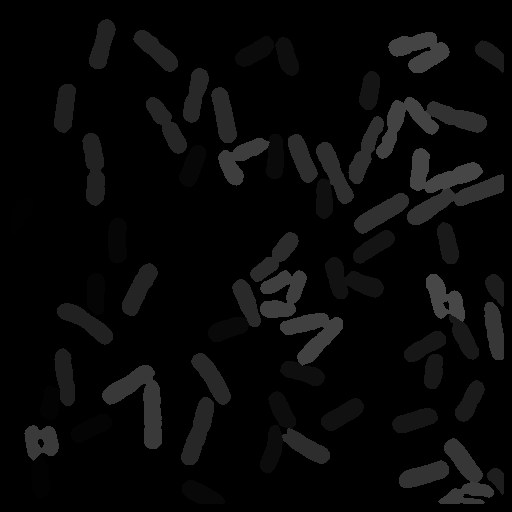
#> input picture FISH/raw_annotations/raw_masks/0009.png, 512 x 512 px, found by its file name
$ jupyter execute --allow-errors enhance_exper.ipynb   (shell and % lines are left out)   (older library calls are emulated)
#> lines starting #> are read from the running program, lines starting #| are printed output that depends on the picture
### utils/dirtools.py
import os
import glob
import random


# [23 lines left out: function create_image_lists, not called in this run]


def write_path_files(file_path, list):
    with open(file_path, 'w') as myfile:
        for line in list:
            myfile.write(line + '\n')


# [4 lines left out: function write_path_files2, not called in this run]


def setup_working_directories(config_vars):
    ## Expected raw data directories:
    config_vars["raw_images_dir"] = os.path.join(config_vars["root_directory"], 'raw_images/')
    config_vars["raw_annotations_dir"] = os.path.join(config_vars["root_directory"], 'raw_annotations/')

    ## Transformed data directories:
    config_vars["normalized_images_dir"] = os.path.join(config_vars["root_directory"], 'norm_images/')
    config_vars["boundary_labels_dir"] = os.path.join(config_vars["root_directory"], 'boundary_labels/')

    return config_vars


def read_data_partitions(config_vars, load_augmented=True):
    with open(config_vars["path_files_training"]) as f:
        training_files = f.read().splitlines()
        # if config_vars["max_training_images"] > 0:
        #     random.shuffle(training_files)
        #     training_files = training_files[0:config_vars["max_training_images"]]

    with open(config_vars["path_files_validation"]) as f:
        validation_files = f.read().splitlines()

    with open(config_vars["path_files_test"]) as f:
        test_files = f.read().splitlines()

    # Add augmented images to the training list
    if load_augmented:
        files = glob.glob(config_vars["root_directory"] + "norm_images/*_aug_*.png")
        files = [f.split("/")[-1] for f in files]
        if config_vars["max_training_images"] > 0:
            augmented = []
            for trf in training_files:
                augmented += [f for f in files if f.startswith(trf.split(".")[0])]
            training_files += augmented
        else:
            training_files += files

    partitions = {
        "training": training_files,
        "validation": validation_files,
        "test": test_files
    }

    return partitions


def setup_experiment(config_vars, tag):
    # Output dirs
    config_vars["experiment_dir"] = os.path.join(config_vars["root_directory"], "experiments/" + tag + "/out/")
    config_vars["probmap_out_dir"] = os.path.join(config_vars["experiment_dir"], "prob/")
    config_vars["labels_out_dir"] = os.path.join(config_vars["experiment_dir"], "segm/")

    ## Split files
    config_vars["path_files_training"] = os.path.join(config_vars["root_directory"], "experiments/" + tag, 'training.txt')
    config_vars["path_files_validation"] = os.path.join(config_vars["root_directory"], "experiments/" + tag, 'validation.txt')
    config_vars["path_files_test"] = os.path.join(config_vars["root_directory"], "experiments/" + tag, 'test.txt')

    # Files
    config_vars["model_file"] = config_vars["root_directory"] + "experiments/" + tag + "/model.hdf5"
    config_vars["csv_log_file"] = config_vars["root_directory"] + "experiments/" + tag + "/log.csv"

    # Make output directories
    os.makedirs(config_vars["experiment_dir"], exist_ok=True)
    os.makedirs(config_vars["probmap_out_dir"], exist_ok=True)
    os.makedirs(config_vars["labels_out_dir"], exist_ok=True)

    return config_vars

### utils/data_provider.py
import os
import os.path
import numpy as np

import skimage.io
import keras.preprocessing.image

import utils.augmentation


# [15 lines left out: function setup_working_directories, not called in this run]


def single_data_from_images(x_dir, y_dir, image_names, batch_size, bit_depth,
                            dim1, dim2, rescale_labels):
    ## Prepare image names
    x_image_names = [os.path.join(x_dir, f) for f in image_names]
    y_image_names = [os.path.join(y_dir, f) for f in image_names]
    ## Load all images in memory
    x = skimage.io.imread_collection(x_image_names).concatenate()
    y = skimage.io.imread_collection(y_image_names).concatenate()

    ## Crop the desired size
    x = x[:, 0:dim1, 0:dim2]
    x = x.reshape(-1, dim1, dim2, 1)
    ref_img = skimage.io.imread(os.path.join(y_dir, image_names[0]))
    if len(ref_img.shape) == 2:
        y = y[:, 0:dim1, 0:dim2]
        y = y.reshape(-1, dim1, dim2, 1)
    else:
        y = y[:, 0:dim1, 0:dim2, :]


    ## Setup Keras Generators
    rescale_factor = 1. / (2 ** bit_depth - 1)
    if (rescale_labels):
        rescale_factor_labels = rescale_factor
    else:
        rescale_factor_labels = 1

    gen_x = keras.preprocessing.image.ImageDataGenerator(rescale=rescale_factor)
    gen_y = keras.preprocessing.image.ImageDataGenerator(rescale=rescale_factor_labels)

    seed = 42
    stream_x = gen_x.flow(
        x,
        batch_size=batch_size,
        seed=seed
    )
    stream_y = gen_y.flow(
        y,
        batch_size=batch_size,
        seed=seed
    )
    flow = zip(stream_x, stream_y)

    return flow


# [235 lines left out: functions random_sample_generator, single_data_from_images_2, random_sample_generator_2, not called in this run]

### utils/metrics.py
import numpy as np
import skimage.segmentation
import skimage.io
import keras.backend as K
import tensorflow as tf

debug = False


def channel_precision(channel, name):
    # [10 lines left out: function precision_func, not called in this run]

    precision_func.__name__ = name
    return precision_func


def channel_recall(channel, name):
    # [7 lines left out: function recall_func, not called in this run]

    recall_func.__name__ = name
    return recall_func


## PROBMAP TO CONTOURS TO LABEL

# [145 lines left out: functions probmap_to_contour, contour_to_label, probmap_to_pred, pred_to_label, compare_two_labels, splits_and_merges_3_class and 1 more, not called in this run]

### enhance_exper.ipynb
[cell 1]

import os
import random
import shutil

import matplotlib.pyplot as plt
import numpy as np
import pandas as pd
import seaborn as sb

from tqdm import tqdm

import skimage.io
import skimage.segmentation
import skimage.morphology

import sys
__file__ = 'full_experiment.ipynb'
sys.path.append(os.path.dirname(os.path.dirname(os.path.abspath(__file__))))

import utils.dirtools  # utils package should has __init__.py in it
import utils.augmentation
import utils.model_builder
import utils.data_provider
import utils.metrics
import utils.objectives
import utils.evaluation

import keras.backend
import keras.callbacks
import keras.layers
import keras.models
import keras.optimizers
from keras import backend as K
import tensorflow as tf

from config import config_vars

[cell 2]
os.environ["CUDA_VISIBLE_DEVICES"] = "3"

# build session running on GPU 1
#> (the rest of this cell did not finish here and is left out)

[cell 3]
def warn(*args, **kwargs):
    pass
import warnings
warnings.warn = warn

[cell 4]
config_vars["root_directory"] = 'DATA/LineageTracking/'
experiment_name = '10'

[cell 5]
config_vars = utils.dirtools.setup_working_directories(config_vars)
config_vars = utils.dirtools.setup_experiment(config_vars, experiment_name)

[cell 6]
config_vars

[cell 7]
config_vars["rough_labels_dir"] = 'DATA/DNA_FISH/rough_labels/'

### PREPROCESS

[cell 8]
img = skimage.io.imread('DATA/FISH/raw_annotations/0009.png')
#> img is the input picture: shape (512, 512); min 0, max 71, mean 8.1

# make graph easier to look
inc = lambda x: x if x == 0 else x + 100
inc = np.vectorize(inc)
img = inc(img)
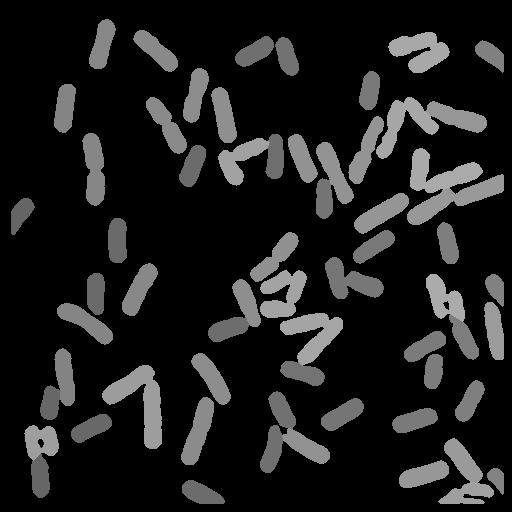
#> img: shape (512, 512); min 0, max 171, mean 29.2

plt.xticks([])
plt.yticks([])
plt.imshow(img)

#> (a cell that did not finish here is left out)

[cell 10]
# [14 lines left out: function preprocess_rough_label, not called in this run]

[cell 11]
os.makedirs(config_vars["normalized_images_dir"], exist_ok=True)
os.makedirs(config_vars["boundary_labels_dir"], exist_ok=True)

#> (a cell that did not finish here is left out)

[cell 13]
# segmentation to boundary

filelist = sorted(os.listdir(config_vars["raw_annotations_dir"]))
filelist = [x for x in filelist if x.endswith('png')]
total_objects = 0

# run over all raw images
for filename in tqdm(filelist):
    # GET ANNOTATION
    annot = skimage.io.imread(config_vars["raw_annotations_dir"] + filename)

    # label the annotations nicely to prepare for future filtering operation
    annot = skimage.morphology.label(annot)
    total_objects += len(np.unique(annot)) - 1

    # filter small objects, e.g. micronulcei
    annot = skimage.morphology.remove_small_objects(annot, min_size=config_vars["min_nucleus_size"])
    # find boundaries
    boundaries = skimage.segmentation.find_boundaries(annot)
    # make the boundary wider
    for k in range(2, config_vars["boundary_size"], 2):
        boundaries = skimage.morphology.binary_dilation(boundaries)

    # 3-CHANNEL BINARY LABEL
    # prepare buffer for binary label
    label_binary = np.zeros((annot.shape + (3,)))  # cannot use dtype=np.uint8 here
    # write binary label
    label_binary[(annot == 0) & (boundaries == 0), 0] = 1  # bg
    label_binary[(annot != 0) & (boundaries == 0), 1] = 1  # cell
    label_binary[boundaries == 1, 2] = 1  # boundary
    # Convert an image to unsigned byte format, with values in [0, 255]
    label_binary = skimage.img_as_ubyte(label_binary)
    # save it - converts image to range from 0 to 255
    skimage.io.imsave(config_vars["boundary_labels_dir"] + filename, label_binary)

print("Total objects: ",total_objects)

### TRAIN

#### Set Up Datasets

[cell 14]
# get all file names in norm_dir

file_list = os.listdir(config_vars["normalized_images_dir"])
image_list = [x for x in file_list if x.endswith("png")]
len(image_list)

[cell 15]
# NEED TO: set up train-valid split EVERY-TIME
def create_image_lists(dir_raw_images):
    file_list = os.listdir(dir_raw_images)
    image_list = [x for x in file_list if x.endswith("png")]
    image_list = sorted(image_list)

    image_list_train_aug = []
    image_list_test = []

    image_list_random = image_list
    random.shuffle(image_list_random)
    image_list_train = image_list_random[:50]
    image_list_validation = image_list_random[50:]

#     image_list_train = []
#     image_list_validation = image_list

    return image_list_train, image_list_test, image_list_validation, image_list_train_aug

[cell 16]
[list_training, list_test, list_validation, list_training_aug] = create_image_lists(
    config_vars["normalized_images_dir"],
#         config_vars["training_fraction"],
#         config_vars["validation_fraction"]
)

utils.dirtools.write_path_files(config_vars["path_files_training"], list_training)
utils.dirtools.write_path_files(config_vars["path_files_test"], list_test)
utils.dirtools.write_path_files(config_vars["path_files_validation"], list_validation)

data_partitions = utils.dirtools.read_data_partitions(config_vars, load_augmented=False)

##### data generator

[cell 17]
train_gen = utils.data_provider.random_sample_generator(
    config_vars["normalized_images_dir"],
#     config_vars["rough_labels_dir"],  # for 2 channels
    config_vars["boundary_labels_dir"],
    data_partitions["training"],
    config_vars["batch_size"],
    config_vars["pixel_depth"],
    config_vars["crop_size"],
    config_vars["crop_size"],
    config_vars["rescale_labels"]
)

#> (a cell that did not finish here is left out)


#### Traininig Model

[cell 19]
input_channel = 1

#> (a cell that did not finish here is left out)

[cell 21]
#loss = "categorical_crossentropy"
loss = utils.objectives.weighted_crossentropy

metrics = [keras.metrics.categorical_accuracy,
           utils.metrics.channel_recall(channel=0, name="background_recall"),
           utils.metrics.channel_precision(channel=0, name="background_precision"),
           utils.metrics.channel_recall(channel=1, name="interior_recall"),
           utils.metrics.channel_precision(channel=1, name="interior_precision"),
           utils.metrics.channel_recall(channel=2, name="boundary_recall"),
           utils.metrics.channel_precision(channel=2, name="boundary_precision"),
          ]

$ run again, with FISH/raw_annotations/raw_masks/0000.png copied over FISH/raw_annotations/raw_masks/0009.png
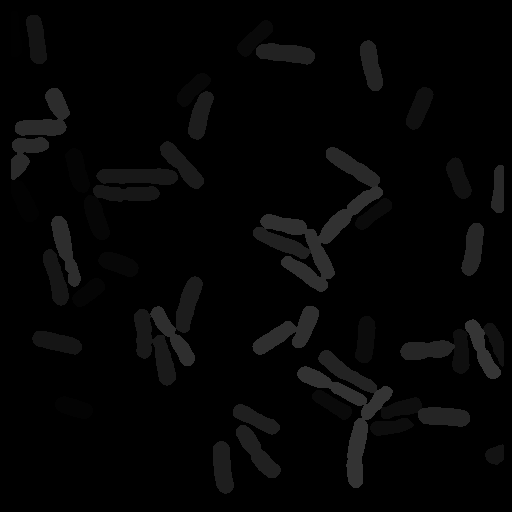
#> input picture FISH/raw_annotations/raw_masks/0000.png, 512 x 512 px, found by its file name
#> img is the input picture: shape (512, 512); min 0, max 53, mean 4.7
#> `img = inc(img)`:
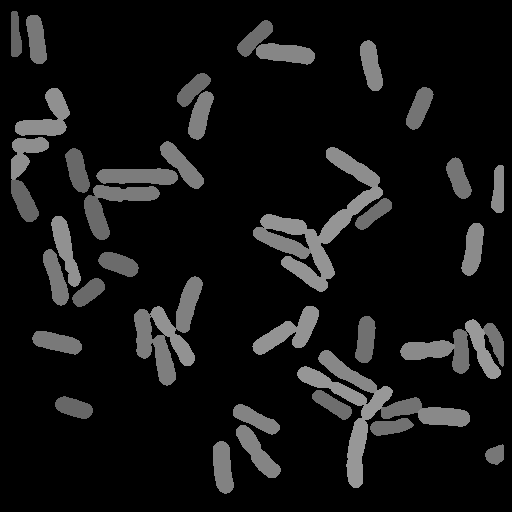
#> img: shape (512, 512); min 0, max 153, mean 20.4

$ run again, with FISH/raw_annotations/raw_masks/0001.png copied over FISH/raw_annotations/raw_masks/0009.png
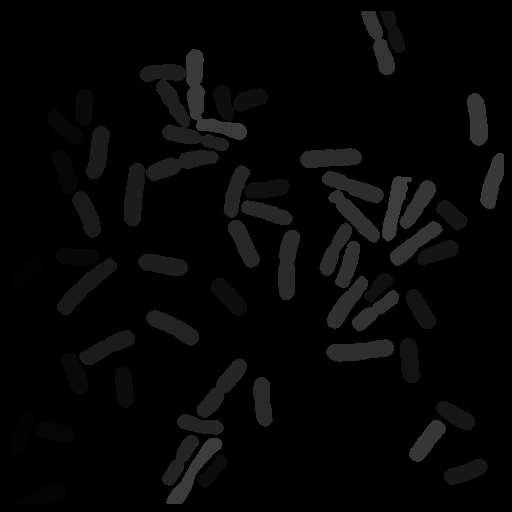
#> input picture FISH/raw_annotations/raw_masks/0001.png, 512 x 512 px, found by its file name
#> img is the input picture: shape (512, 512); min 0, max 61, mean 6
#> `img = inc(img)`:
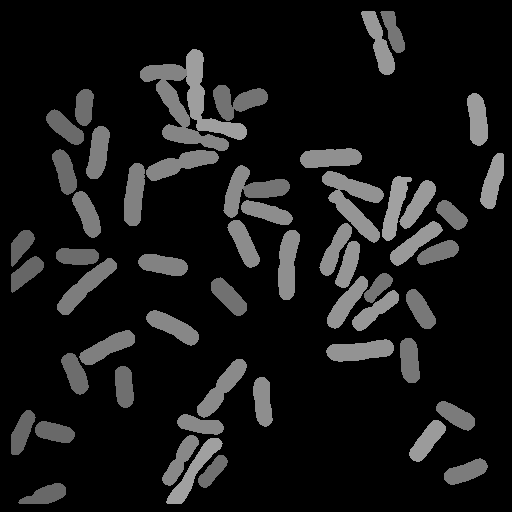
#> img: shape (512, 512); min 0, max 161, mean 24

$ run again, with FISH/raw_annotations/raw_masks/0002.png copied over FISH/raw_annotations/raw_masks/0009.png
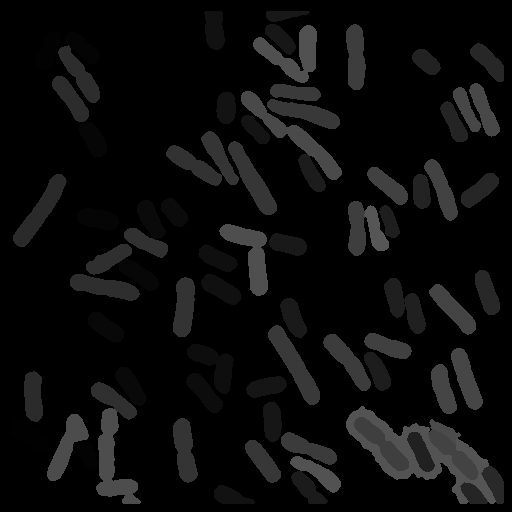
#> input picture FISH/raw_annotations/raw_masks/0002.png, 512 x 512 px, found by its file name
#> img is the input picture: shape (512, 512); min 0, max 86, mean 12
#> `img = inc(img)`:
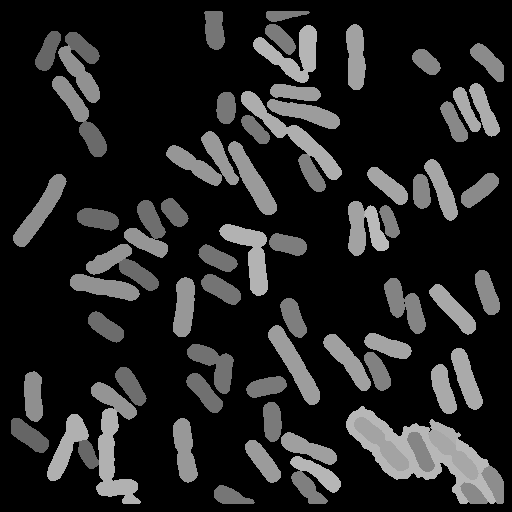
#> img: shape (512, 512); min 0, max 186, mean 36.9
